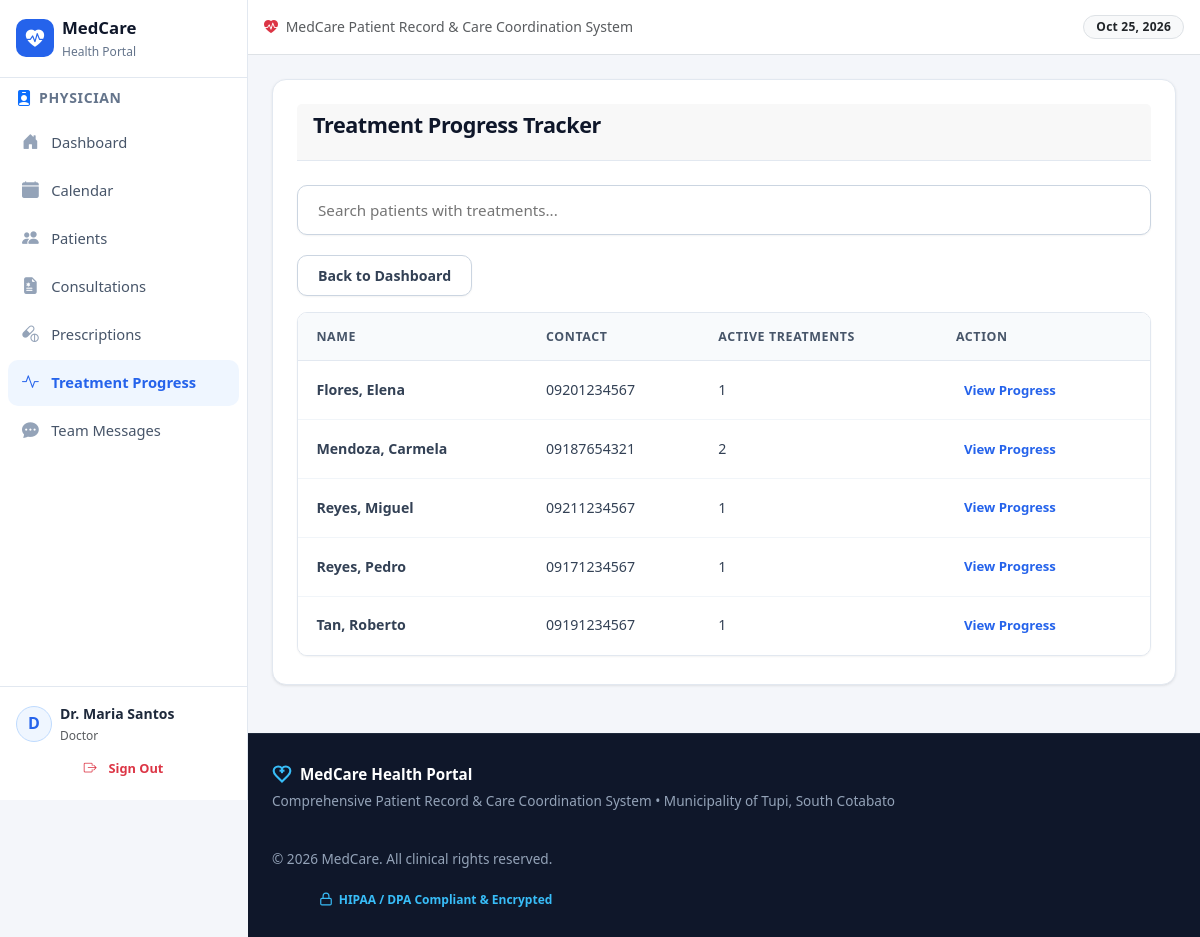
The page /pages/doctor/treatment_progress_list.php (signed in) on the database its author committed.
### tables this page shows
CREATE TABLE IF NOT EXISTS `patients` (
  `patient_id` int NOT NULL AUTO_INCREMENT,
  `user_id` int DEFAULT NULL,
  `first_name` varchar(50) NOT NULL,
  `last_name` varchar(50) NOT NULL,
  `date_of_birth` date DEFAULT NULL,
  `gender` enum('male','female','other') DEFAULT NULL,
  `contact_number` varchar(20) DEFAULT NULL,
  `address` text,
  `emergency_contact_name` varchar(100) DEFAULT NULL,
  `emergency_contact_number` varchar(20) DEFAULT NULL,
  `blood_type` varchar(5) DEFAULT NULL,
  `allergies` text,
  `created_at` timestamp NULL DEFAULT CURRENT_TIMESTAMP,
  `updated_at` timestamp NULL DEFAULT CURRENT_TIMESTAMP ON UPDATE CURRENT_TIMESTAMP,
  PRIMARY KEY (`patient_id`),
  UNIQUE KEY `user_id` (`user_id`),
  KEY `idx_name` (`last_name`,`first_name`)
);

### pages/doctor/treatment_progress_list.php (the view, shortened to what this page needs)
<?php
require_once __DIR__ . '/../../includes/header.php';
$database = new Database();
$conn = $database->getConnection();
$search = isset($_GET['search']) ? sanitizeInput($_GET['search']) : '';
if ($search) {
    $query = "
        SELECT DISTINCT p.*, COUNT(t.treatment_id) as treatment_count
        FROM patients p
        JOIN treatments t ON p.patient_id = t.patient_id
        WHERE p.first_name LIKE ? OR p.last_name LIKE ?
        GROUP BY p.patient_id
        ORDER BY p.last_name, p.first_name
    ";
    $search_param = "%$search%";
    $stmt = $conn->prepare($query);
    $stmt->execute([$search_param, $search_param]);
} else {
    $query = "
        SELECT DISTINCT p.*, COUNT(t.treatment_id) as treatment_count
        FROM patients p
        JOIN treatments t ON p.patient_id = t.patient_id
        GROUP BY p.patient_id
        ORDER BY p.last_name, p.first_name
    ";
    $stmt = $conn->query($query);
}
$patients = $stmt->fetchAll();
?>
<div class="card">
    <div class="card-header">
        <h2>Treatment Progress Tracker</h2>
    </div>
    <div class="card-body">
        <div class="search-box">
            <form method="GET" action="">
                <input type="text" name="search" placeholder="Search patients with treatments..." value="<?php echo htmlspecialchars($search); ?>">
            </form>
        </div>
        <div style="margin-bottom: 1rem;">
            <a href="<?php echo BASE_URL; ?>/pages/doctor/dashboard.php" class="btn btn-secondary">Back to Dashboard</a>
        </div>
        <?php if (empty($patients)): ?>
            <div class="empty-state">
                <p>No patients with treatments found.</p>
            </div>
        <?php else: ?>
            <div class="table-container">
                <table>
                    <thead>
                        <tr>
                            <th>Name</th>
                            <th>Contact</th>
                            <th>Active Treatments</th>
                            <th>Action</th>
                        </tr>
                    </thead>
                    <tbody>
                        <?php foreach ($patients as $patient): ?>
                            <tr>
                                <td>
                                    <strong><?php echo htmlspecialchars($patient['last_name'] . ', ' . $patient['first_name']); ?></strong>
                                </td>
                                <td><?php echo htmlspecialchars($patient['contact_number'] ?? ''); ?></td>
                                <td><?php echo $patient['treatment_count']; ?></td>
                                <td>
                                    <a href="<?php echo BASE_URL; ?>/pages/doctor/treatment_progress.php?patient_id=<?php echo $patient['patient_id']; ?>" class="action-link">View Progress</a>
                                </td>
                            </tr>
                        <?php endforeach; ?>
                    </tbody>
                </table>
            </div>
        <?php endif; ?>
    </div>
</div>
<?php require_once __DIR__ . '/../../includes/footer.php'; ?>

### rows shown on the page
patients: last_name+first_name "Flores, Elena", contact_number "09201234567", treatment_count "1"
patients: last_name+first_name "Mendoza, Carmela", contact_number "09187654321", treatment_count "2"
patients: last_name+first_name "Reyes, Miguel", contact_number "09211234567", treatment_count "1"
patients: last_name+first_name "Reyes, Pedro", contact_number "09171234567", treatment_count "1"
patients: last_name+first_name "Tan, Roberto", contact_number "09191234567", treatment_count "1"

### other values the page prints
$user_initials "D"
$user_name "Dr. Maria Santos"
$user_role "Doctor"
